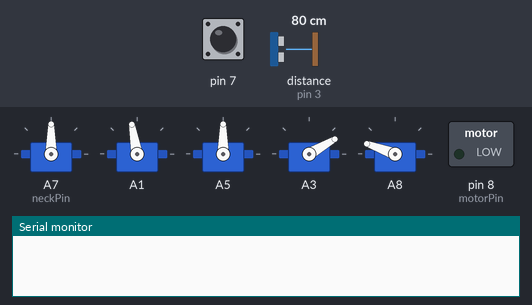
The sketch below on a simulated Arduino Mega 2560, built with avr-gcc and run on an emulated ATmega2560. Shown: 5 × servo, switched loads named in the sketch (green lamp = pin HIGH), the last lines printed to the serial monitor. The inputs (shaded band) are chosen by the test bench; at power-on: distance to the obstacle (sensor on pin 3) 80 cm, pin 7 HIGH. The echo pulse lasts 58.3 µs per cm; random numbers use the default seed unless the sketch sets one.

Above: at 1.2 s.
1.3 s: distance to the obstacle (sensor on pin 3) set to 28 cm
At 2.3 s:
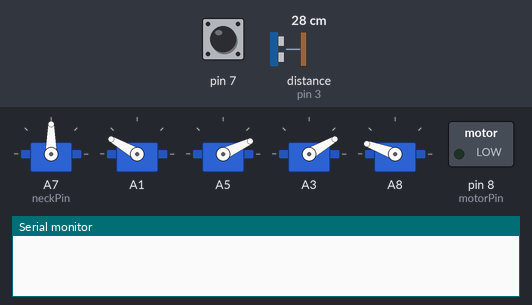
5.8 s: distance to the obstacle (sensor on pin 3) set to 23 cm
10.3 s: pin 7 pulled LOW for 0.35 s
At 14.6 s:
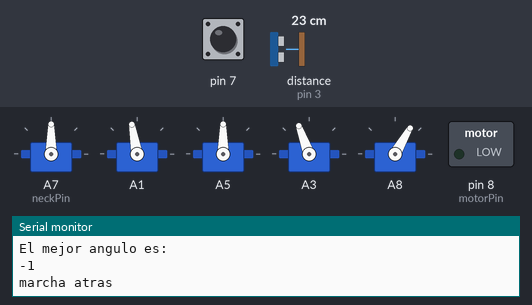
15.1 s: pin 7 pulled LOW for 1 s
At 18.6 s:
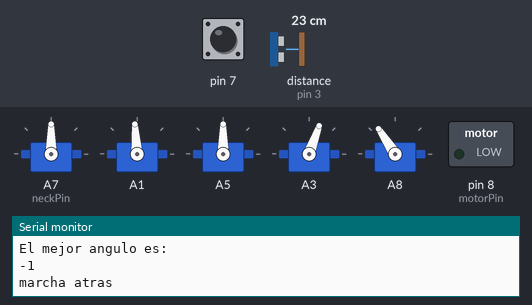
20.6 s: pin 7 pulled LOW for 3.2 s
At 24.7 s:
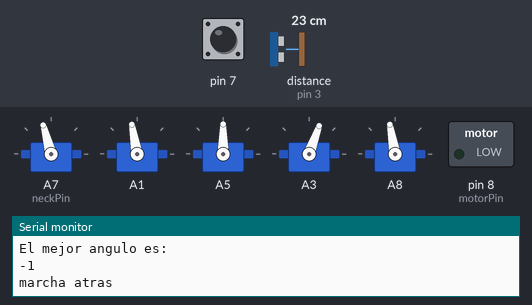
25.3 s: distance to the obstacle (sensor on pin 3) set to 35 cm
Timing chart, 0 to 47.2 s (numbered marks = the images above; inputs shaded):
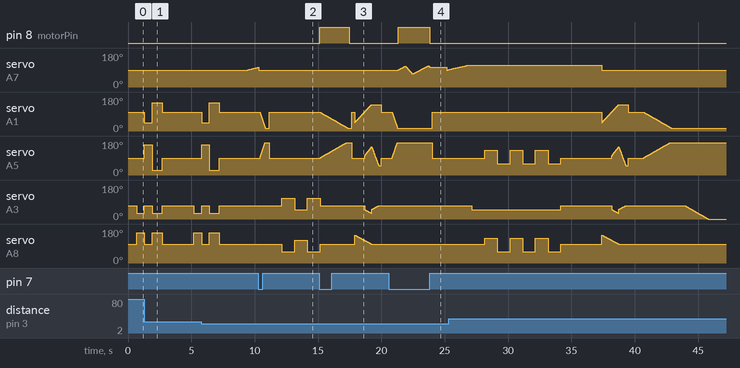

The sketch:

M1-CH1_Final.ino
```cpp
/*
  CUADRUPED ROBOT "M1CH1" FINAL VERSION FOR ARTIMAÑAS 2024 EXPO
*/

#include "Robot.h"

Robot michi;

volatile bool checkState = false;
const uint16_t limit = 9375;  // Timer5 interruption frecuency / velocity - - 9375 = int cada 0.6seg

void setup() {
  Serial.begin(9600);

  //initTimer5();
  michi.begin();
}

void loop() {
  michi.pingIntCheck();
  michi.path();
  //michi.move();
}

/*
void initTimer5() {
  TCNT5 = 0;  // Inicializar el contador en 0

  TCCR5B = 0;  // INICIO PRESCALAR EN 0
  // LUEGO CONFIGURO LOS BITS NECESARIOS PARA EL VALOR DE PRESCALAR QUE DESEO (1024 en este caso)
  TCCR5B |= (1 << CS50);
  //TCCR5B |= (1 << CS51);
  TCCR5B |= (1 << CS52);
  TCCR5B |= (1 << WGM52);  //CTC => Clear Timer on Compare

  TCCR5A = 0;
  TIMSK5 = 0;
  TIMSK5 |= (1 << OCIE5A);  // Habilita la interrupción de comparación del Timer5

  OCR5A = limit;  // Establecer el valor de comparación para el Timer5
}

// Rutina de interrupción para el Timer5
ISR(TIMER5_COMPA_vect) {
  checkState = !checkState;
  michi.setCheckState(checkState);
}
*/
```

Cabeza.cpp
```cpp
#include "Cabeza.h"

#define LIMITE_SUP 110
#define LIMITE_INF 70
#define OBSTACLE_DISTANCE 25
#define ROBOT_WIDTH 25
#define NUM_READINGS 5  // Número de lecturas para el filtro de lecturas del Ultrasonico(US)

Cabeza* Cabeza::instanciaActual = nullptr;  // Inicializar el puntero estático

Cabeza::Cabeza() {
  // La inicializacion se hará en begin()
  instanciaActual = this;
}

void Cabeza::begin() {
  neck.attach(neckPin);
  neck.write(centeredPos);

  bestAngle = -1;
  pingTimer = millis();
}

void Cabeza::pingInterruptionCheck() {
  if (millis() >= pingTimer) {  // pingSpeed milliseconds since last ping, do another ping.
    pingTimer += pingSpeed;     // Set the next ping time.

    // Escribir el codigo acá no es para nada lo más optimo, convendría manejarlo en el echoCheck
    //Serial.println(eyes.ping_cm());
    if (!mustAnalize) {
      int distancia = getFilteredDistance();
      if (distancia <= OBSTACLE_DISTANCE && distancia != 0) {
        mustAnalize = true;
      }
    }
    //eyes.ping_timer(Cabeza::echoCheck);  // Send out the ping, calls "echoCheck" function every 24uS where you can check the ping status.
  }
}

void Cabeza::echoCheck() {  // Timer2 interrupt calls this function every 24uS where you can check the ping status.
  // Don't do anything here!
  if (instanciaActual->eyes.check_timer()) {  // This is how you check to see if the ping was received.
                                              // Here's where you can add code.

    // Analizar si hay algun obstaculo enfrente.
    /*
    // De esta forma no se genera una interferencia de señales entre la interrupcion y los metodos, algo que si pasa si se usa ping_cm
    // Por ende, con el resultado del ping y su conversion manual a CM habría que hacer un metodo que filtre un promedio de señales para eliminar los ruidos.
    Serial.print("Ping: ");
    Serial.print(instanciaActual->eyes.ping_result / US_ROUNDTRIP_CM); // Ping returned, uS result in ping_result, convert to cm with US_ROUNDTRIP_CM.
    Serial.println("cm");
    */
    /*
    int distancia = instanciaActual->getFilteredDistance();
      Serial.println(instanciaActual->eyes.ping_cm());
    if (distancia <= OBSTACLE_DISTANCE && instanciaActual->eyes.ping_cm() != 0){
      //instanciaActual->mustAnalize = true;
    }
    */
  }
  // Don't do anything here!
}

void Cabeza::analize(bool (Interaccion::*callback)(), Interaccion* interaccionObj, bool* fallback) {
  // Booleano modificado desde la detección por la interrupcion del Timer2 en el metodo echoCheck
  if (this->mustAnalize) {
    actualTime = millis();
    lastObservedTime = actualTime;
    // Segundo chequeo de obstaculos para evitar ruidos en la señal
    int distancia = getFilteredDistance();
    if (distancia <= OBSTACLE_DISTANCE && distancia != 0) {
      Serial.print("Obstaculo detectado a: ");
      Serial.println(distancia);
      if (distancia <= 6) {
        *fallback = true;
      } else
        seeArround(callback, interaccionObj, fallback);
    }
    mustAnalize = false;
  }
}

// Debido a la impresición del ultrasonico para captar los obstaculos, ya sea por como se implementa
// o por su prespectiva/posición desde la estructura del modelo 3D, se simplifica el codigo de "mejor Camino posible"
// a "si adelante hay un obstaculo, revisar izquierda, si en izquierda también, revisar derecha".
// Tal vez, para solventar esta falencia, sería buena solución usar sensores Infrarrojos de obstaculos a los costados del cuello.
void Cabeza::seeArround(bool (Interaccion::*callback)(), Interaccion* interaccionObj, bool* fallback) {
  int anguloDerecho = 40;
  int anguloIzquierdo = 140;
  int mejorAngulo = -1;
  int mejorDistancia = 1;          // 0 representa que no hay obstaculos captados en el rango que permite el US o para el que se configuró.
  int offsetMarginDistance = 2;    // Para tener en cuenta en el caso de que haya algun obstaculo en algún costado que este apenas más lejos que el obstaculo detectado en frente.
  int noObstacleVerification = 0;  // Contador para corroborar que no hay ningun obstaculo en la zona analizada.

  // Mueve la cabeza para detectar el entorno
  int angulo = centeredPos;
  bool noObstacle = false;
  bool isPetting = (interaccionObj->*callback)();

  // Detecta algo enfrente.
  // Mira a la izquierda --> Si detecta algo (con el filtrado de la señal) en el rango de obstaculo
  // Mira a la derecha --> Si detecta algo (con el filtrado de la señal) en el rango de obstaculo
  // Vuelve X cant de pasos hacía atras
  // Vuelve a escanear todo y repite el proceso la cant de veces que sea necesario O lo hace 1 vez más y ya luego se detiene esperando a que lo muevan de lugar.
  // Si no detecta nada, gira a la derecha, se pone con el cuello derecho y luego sigue su rutina
  // Si no detecta nada, gira a la izquierda, se pone con el cuello derecho y luego sigue su rutina

  // Observa lado izquierdo
  while (angulo <= anguloIzquierdo && !isPetting && !noObstacle) {
    actualTime = millis();
    if ((actualTime - lastObservedTime) >= observeCompare) {
      neck.write(angulo);
      int distancia = getFilteredDistance();
      if (distancia == 0 || distancia >= (OBSTACLE_DISTANCE + offsetMarginDistance)) {
        noObstacleVerification += 1;
        Serial.println(noObstacleVerification);
        if (noObstacleVerification >= ROBOT_WIDTH) {
          noObstacle = true;
          mejorAngulo = angulo;
        }
      } else if (distancia <= OBSTACLE_DISTANCE) {
        noObstacleVerification = 0;  // Me conviene reiniciar el contador o restarlo en 1, por si solamente captó una señal erronea/equivocada?
      }
      /*
      // El mejor caso es en el que no encuentra obstaculos en alguna direccion
      if ((distancia == maxDistance || distancia == 0) && !noObstacle) {
        mejorDistancia = distancia;
        mejorAngulo = angulo;
        noObstacle = true;
      } else if (distancia > mejorDistancia && !noObstacle) {  // Si no existe una direccion sin obstaculos, opta por dirigirse a la que haya detectado una mayor distancia con el obstaculo
        mejorDistancia = distancia;
        mejorAngulo = angulo;
      }
      */
      lastObservedTime = actualTime;
      // Si todavía detecta obstaculos
      if (!noObstacle) {
        angulo++;
        isPetting = (interaccionObj->*callback)();
      }
    }
  }

  noObstacleVerification = 0;  // Reinicio el contador de verificación para analizar el lado derecho

  // En el caso de que no haya un camino libre por la izquierda
  if (!noObstacle) {  // mejorAngulo == 90
    // Observa lado derecho
    while (angulo >= anguloDerecho && !isPetting && !noObstacle) {
      actualTime = millis();
      if ((actualTime - lastObservedTime) >= observeCompare) {
        neck.write(angulo);
        int distancia = getFilteredDistance();
        if (distancia == 0 || distancia > (OBSTACLE_DISTANCE + offsetMarginDistance)) {
          // Verifica el espacio para moverse una vez que el cuello rota hacia la mitad derecha.
          if (angulo < centeredPos) {
            noObstacleVerification += 1;
            Serial.println(noObstacleVerification);
            if (noObstacleVerification >= ROBOT_WIDTH) {
              noObstacle = true;
              mejorAngulo = angulo;
            }
          }
        } else if (distancia <= OBSTACLE_DISTANCE) {
          noObstacleVerification = 0;  // Me conviene reiniciar el contador o restarlo en 1, por si solamente captó una señal erronea/equivocada?
        }
        /*
        // El mejor caso es en el que no encuentra obstaculos en alguna direccion
        if ((distancia == maxDistance || distancia == 0) && !noObstacle) {
          mejorDistancia = distancia;
          mejorAngulo = angulo;
          noObstacle = true;

        } else if (distancia > mejorDistancia && !noObstacle) {  // Si no existe una direccion sin obstaculos, opta por dirigirse a la que haya detectado una mayor distancia con el obstaculo
          mejorDistancia = distancia;
          mejorAngulo = angulo;
        }
        */
        lastObservedTime = actualTime;
        // Si todavía detecta obstaculos
        if (!noObstacle) {
          angulo--;
          isPetting = (interaccionObj->*callback)();
        }
      }
    }
  }

  Serial.println("El mejor angulo es: ");
  Serial.println(mejorAngulo);

  // Usa booleano isPetting para chequear si se ejecutó la interrupción de la caricia. En dicho caso se resetean los valores como para repetir el analisis
  if (isPetting || mejorAngulo == -1) {
    neck.write(centeredPos);
    mejorAngulo = -1;
    noObstacle = false;
  }


  // Si se encuentra encerrado debe retroceder y pegar la vuelta o analizar desde otra posicion
  if (mejorAngulo == -1) {
    *fallback = true;
  }
  /*
  if ((mejorDistancia <= OBSTACLE_DISTANCE && mejorDistancia != 0) || !noObstacle) {
    Serial.println("Debe retroceder.");
    *fallback = true;
  }
*/

  mustAnalize = false;
  bestAngle = mejorAngulo;
}


void Cabeza::analize(bool* isPetting) {
  // Booleano modificado desde la detección por la interrupcion del Timer2 en el metodo echoCheck
  if (this->mustAnalize) {
    actualTime = millis();
    lastObservedTime = actualTime;
    seeArround(isPetting);
  }
}

// Cuando analiza el entorno no se va a mover, por lo que lo unico que lo puede interrumpir es acariciarlo
// FALTA TENER EN CUENTA SI EL ANCHO DEL GATO PERMITE QUE PASE POR EL MEJOR CAMINO DETECTADO
void Cabeza::seeArround(bool* isPetting) {
  int anguloDerecho = 30;
  int anguloIzquierdo = 150;
  int paso = 5;
  int mejorAngulo = 90;
  int mejorDistancia = 0;

  // Mueve la cabeza para detectar el entorno
  int angulo = mejorAngulo;
  bool noObstacle = false;

  // Observa lado derecho
  while (angulo >= anguloDerecho && !*isPetting) {
    actualTime = millis();
    if (timeLapse()) {
      neck.write(angulo);
      int distancia = getFilteredDistance();
      Serial.print(distancia);
      // El mejor caso es en el que no encuentra obstaculos en alguna direccion
      if ((distancia == maxDistance || distancia == 0) && !noObstacle) {
        mejorDistancia = distancia;
        mejorAngulo = angulo;
        noObstacle = true;

      } else if (distancia > mejorDistancia && !noObstacle) {  // Si no existe una direccion sin obstaculos, opta por dirigirse a la que haya detectado una mayor distancia con el obstaculo
        mejorDistancia = distancia;
        mejorAngulo = angulo;
      }
      lastObservedTime = actualTime;
      angulo--;
    }
  }

  // En el caso de que no haya encontrado un mejor camino por el lado derecho, mira su lado izquierdo.
  if (mejorAngulo == 90) {
    // Observa lado izquierdo
    while (angulo <= anguloIzquierdo && !*isPetting) {
      actualTime = millis();
      if (timeLapse()) {
        neck.write(angulo);
        int distancia = getFilteredDistance();
        Serial.print(distancia);
        // El mejor caso es en el que no encuentra obstaculos en alguna direccion
        if ((distancia == maxDistance || distancia == 0) && !noObstacle) {
          mejorDistancia = distancia;
          mejorAngulo = angulo;
          noObstacle = true;
        } else if (distancia > mejorDistancia && !noObstacle) {  // Si no existe una direccion sin obstaculos, opta por dirigirse a la que haya detectado una mayor distancia con el obstaculo
          mejorDistancia = distancia;
          mejorAngulo = angulo;
        }
        lastObservedTime = actualTime;
        angulo++;
      }
    }
  }

  Serial.println("El mejor angulo es: ");
  Serial.println(mejorAngulo);
  Serial.println("La mejor distancia es: ");
  Serial.println(mejorDistancia);
  // Usa booleano isPetting para chequear si se ejecutó la interrupción de la caricia. Si no se interrumpio el analisis, la cabeza gira a la mejor pos analizada
  if (*isPetting) {
    neck.write(90);
    mejorAngulo = 90;
  }

  // Si se encuentra encerrado debe retroceder y pegar la vuelta o analizar desde otra posicion
  if (mejorDistancia <= OBSTACLE_DISTANCE && mejorDistancia != 0) {
    Serial.println("Debe retroceder.");
  }
  mustAnalize = false;
  bestAngle = mejorAngulo;
}

// Método para filtrar la distancia utilizando la mediana
int Cabeza::getFilteredDistance() {
  int readings[NUM_READINGS];

  // Realiza múltiples lecturas
  for (int i = 0; i < NUM_READINGS; i++) {
    readings[i] = eyes.ping_cm();
    delay(10);  // Pequeña espera entre lecturas
  }

  // Ordena las lecturas
  sortArray(readings, NUM_READINGS);

  // Retorna el valor mediano
  return readings[NUM_READINGS / 2];
}

// Método para ordenar un array
void Cabeza::sortArray(int* arr, int size) {
  for (int i = 0; i < size - 1; i++) {
    for (int j = i + 1; j < size; j++) {
      if (arr[i] > arr[j]) {
        int temp = arr[i];
        arr[i] = arr[j];
        arr[j] = temp;
      }
    }
  }
}

int Cabeza::getBestAngle() {
  return bestAngle;
}

void Cabeza::resetBestAngle() {
  this->bestAngle = -1;
}

float Cabeza::getDistancia() {
  return eyes.ping_cm();
}

void Cabeza::headPettingMovement(bool (Interaccion::*callback)(), Interaccion* interaccionObj) {
  int offset = random(0, 15);
  bool isPetting = (interaccionObj->*callback)();  // Llamada al método pasado por parametro
  // if(alternar){} else{}
  int i = neck.read();
  while (i < (LIMITE_SUP + offset) && isPetting) {
    i++;
    neck.write(i);
    isPetting = (interaccionObj->*callback)();
    delay(25);
  }
  while (i > LIMITE_INF && isPetting) {
    i--;
    neck.write(i);
    isPetting = (interaccionObj->*callback)();
    delay(10);
  }
}

bool Cabeza::timeLapse() {
  return ((millis() - lastObservedTime) >= observeCompare);
}

void Cabeza::setMoveTimer(unsigned long value) {
  this->observeCompare = value;
}

void Cabeza::centerNeck() {
  neck.write(centeredPos);
}
```

Cabeza.h
```cpp
#ifndef CABEZA_H
#define CABEZA_H

#include <Arduino.h>
#include <Servo.h>
#include <NewPing.h>
#include "Interaccion.h"

class Cabeza {
private:
  // Ultrasonico HC-SR04
  const int triggerPin = 5;
  const int echoPin = 3;
  const int maxDistance = 100;
  NewPing eyes = NewPing(triggerPin, echoPin, maxDistance);
  unsigned int pingSpeed = 50;  //120  // How frequently are we going to send out a ping (in milliseconds). 50ms would be 20 times a second.
  unsigned long pingTimer;      // Holds the next ping time.
  unsigned long actualTime;
  unsigned long lastObservedTime = 0;
  unsigned long observeCompare = 4;  //10 // 35

  // Servomotor SG-90
  Servo neck;
  const int neckPin = A7;
  const int limiteSup = 100;
  const int limiteInf = 80;
  const int centeredPos = 90;
  int bestAngle = -1;

  bool mustAnalize = false;

  static Cabeza* instanciaActual;

  void seeArround(bool* isPetting);
  void seeArround(bool(Interaccion::*callback)(), Interaccion* interaccionObj, bool* fallback);
  int getFilteredDistance();
  void sortArray(int* arr, int size);

public:
  Cabeza();
  void begin();
  void pingInterruptionCheck();
  static void echoCheck();
  void analize(bool* isPetting);
  void analize(bool(Interaccion::*callback)(), Interaccion* interaccionObj, bool* fallback);
  int getBestAngle();
  void resetBestAngle();
  float getDistancia();
  void headPettingMovement(bool(Interaccion::*callback)(), Interaccion* interaccionObj);
  bool timeLapse();
  void setMoveTimer(unsigned long value);
  void centerNeck();
};

#endif  // !CABEZA_H
```

Interaccion.cpp
```cpp
#include "Interaccion.h"

bool* Interaccion::isPettingPtr = nullptr;  // Inicializar el puntero estático


Interaccion::Interaccion() {
  // La inicializacion se hará en begin()
  isPettingPtr = &isPetting;  // apunta a la direccion de isPetting --> *isPettingPtr obtiene el valor que hay guardado en esa direccion.
}

void Interaccion::begin() {
  pinMode(motorPin, OUTPUT);
  isPetting = false;
  pettingPtr = &isPetting;
}

void Interaccion::petting() {
  if (touch.capacitiveSensor(30) > threshold) {
    isPetting = true;
    if (isInCatMode())
      digitalWrite(motorPin, HIGH);
    //Serial.print("Estado motor vibracion: ");
    //Serial.println(digitalRead(motorPin));
    if (catMode < 400)  // Máximo acumulable del modo gato = 400.
      catMode++;
  } else {
    digitalWrite(motorPin, LOW);
    isPetting = false;
    if (catMode >= 0.2)
      catMode -= 0.02;
  }
}

bool Interaccion::isInCatMode() {
  return (this->catMode > minCatValue);
}

bool* Interaccion::getIsPetting() {
  return pettingPtr;
}

void Interaccion::setCheckPetting(bool value) {
  this->checkPetting = value;
}

bool Interaccion::checkInterruptPetting() {
  petting();
  return isPetting;
}

void Interaccion::interruptSetPetting() {
  if (touch.capacitiveSensor(30) > threshold)
    isPetting = true;
  else
    isPetting = false;
}


bool Interaccion::getCheckPetting() {
  return this->checkPetting;
}

void Interaccion::decreaseCatMode() {
  this->catMode--;
}

void Interaccion::increaseCatMode() {
  this->catMode++;
}
```

Source omitted: Interaccion.h (1114 bytes), Piernas.cpp (14038 bytes), Piernas.h (1186 bytes), Robot.cpp (6390 bytes), Robot.h (650 bytes)

Measured:
- after the input at 5.8 s, servo on A7 (neckPin): moves from 90° to 104° over 0.82 s, starting after 3.6 s
- after the input at 10.3 s, servo on A5: rises from 90° to 170° in 0.36 s, then falls to 90° in 0.33 s; servo on A3: 70° → 110° after 1.8 s, → 50° 1.0 s later, → 110° 1.0 s later; servo on A8: 100° → 60° after 1.8 s, → 120° 1.0 s later, → 60° 1.0 s later
- after the input at 15.1 s, pin 8 (motorPin): LOW → HIGH after 0.05 s, → LOW 2.3 s later
- after the input at 20.6 s, pin 8 (motorPin): LOW → HIGH after 0.75 s, → LOW 2.5 s later; servo on A5: rises from 90° to 170° in 0.38 s, then falls to 90° in 2.8 s
